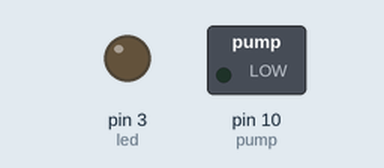
This sketch was run on a simulated Arduino Uno, built with avr-gcc and run on an emulated ATmega328P. Shown: switched loads named in the sketch (green lamp = pin HIGH), output pins drawn as LEDs (lit = HIGH).

Above: at 0.1 s.
At 17.97 s:
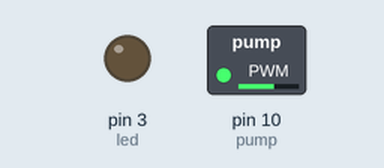
At 35.9 s:
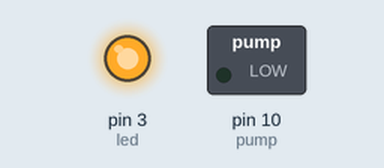
Timing chart, 0 to 40.0 s (numbered marks = the images above):
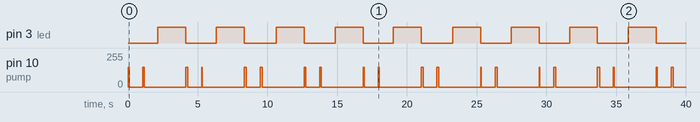

Measured:
- by itself, pin 3 (led): alternates HIGH for 2.0 s and LOW for 2.2 s
- by itself, pin 10 (pump): moves between 0/255 and 150/255, repeating every 4.2 s

The sketch:

pump_continuality_final.ino
```cpp
// Motor A connections
int ENA = 9; // L293D Enable Pin
int IN1 = 8; // L293D IN1 Pin
int IN2 = 7; // L293D IN2 Pin
int pump = 10;
int led = 3;

void setup() {
  pinMode(pump, OUTPUT);
  pinMode(led, OUTPUT);
  Serial.begin(9600);
}

void I() {
 analogWrite(pump, 150);
 delay(50);
 analogWrite(pump, 0);
 delay(1000);
}

void II() {
 analogWrite(pump, 150);
 delay(75);
 analogWrite(pump, 0);
 delay(1000);
}

void III() {
 analogWrite(pump, 150);
 delay(100);
 analogWrite(pump, 0);
 delay(1000);
}

void IV() {
 analogWrite(pump, 150);
 delay(125);
 analogWrite(pump, 0);
 delay(1000);
}

void V() {
 analogWrite(pump, 150);
 delay(150);
 analogWrite(pump, 0);
 delay(1000);
}


void loop() {
II();
II();

digitalWrite(led, HIGH);
delay(2000);
analogWrite(led, LOW);

IV();
I();

digitalWrite(led, HIGH);
delay(2000);
analogWrite(led, LOW);

V();
V();

digitalWrite(led, HIGH);
delay(2000);
analogWrite(led, LOW);

IV();
III();

digitalWrite(led, HIGH);
delay(2000);
analogWrite(led, LOW);

II();
III();

digitalWrite(led, HIGH);
delay(2000);
analogWrite(led, LOW);

IV();
IV();

digitalWrite(led, HIGH);
delay(2000);
analogWrite(led, LOW);

I();
V();

digitalWrite(led, HIGH);
delay(2000);
analogWrite(led, LOW);

I();
IV();

digitalWrite(led, HIGH);
delay(2000);
analogWrite(led, LOW);

V();
I();

digitalWrite(led, HIGH);
delay(2000);
analogWrite(led, LOW);

III();
V();

digitalWrite(led, HIGH);
delay(2000);
analogWrite(led, LOW);

II();
V();

digitalWrite(led, HIGH);
delay(2000);
analogWrite(led, LOW);

I();
I();

digitalWrite(led, HIGH);
delay(2000);
analogWrite(led, LOW);

V();
II();

digitalWrite(led, HIGH);
delay(2000);
analogWrite(led, LOW);

III();
III();

digitalWrite(led, HIGH);
delay(2000);
analogWrite(led, LOW);

V();
IV();

digitalWrite(led, HIGH);
delay(2000);
analogWrite(led, LOW);

I();
II();

digitalWrite(led, HIGH);
delay(2000);
analogWrite(led, LOW);

IV();
V();

digitalWrite(led, HIGH);
delay(2000);
analogWrite(led, LOW);

IV();
II();

digitalWrite(led, HIGH);
delay(2000);
analogWrite(led, LOW);

III();
IV();

digitalWrite(led, HIGH);
delay(2000);
analogWrite(led, LOW);

III();
II();

digitalWrite(led, HIGH);
delay(2000);
analogWrite(led, LOW);

II();
I();

digitalWrite(led, HIGH);
delay(2000);
analogWrite(led, LOW);

V();
III();

digitalWrite(led, HIGH);
delay(2000);
analogWrite(led, LOW);

II();
IV();

digitalWrite(led, HIGH);
delay(2000);
analogWrite(led, LOW);

III();
I();

digitalWrite(led, HIGH);
delay(2000);
analogWrite(led, LOW);

I();
III();

digitalWrite(led, HIGH);
delay(2000);
analogWrite(led, LOW);

digitalWrite(led, HIGH);
delay(100);
analogWrite(led, LOW);
delay(100);
digitalWrite(led, HIGH);
delay(100);
analogWrite(led, LOW);
delay(100);
digitalWrite(led, HIGH);
delay(100);
analogWrite(led, LOW);
delay(100);
digitalWrite(led, HIGH);
delay(100);
analogWrite(led, LOW);
delay(100);
digitalWrite(led, HIGH);
delay(100);
analogWrite(led, LOW);
delay(100);
digitalWrite(led, HIGH);
delay(100);
analogWrite(led, LOW);

delay(10000);

//II();
//
//digitalWrite(led, HIGH);
//delay(5000);
//analogWrite(led, LOW);
//
//II();
//
//digitalWrite(led, HIGH);
//delay(5000);
//analogWrite(led, LOW);
}
```
